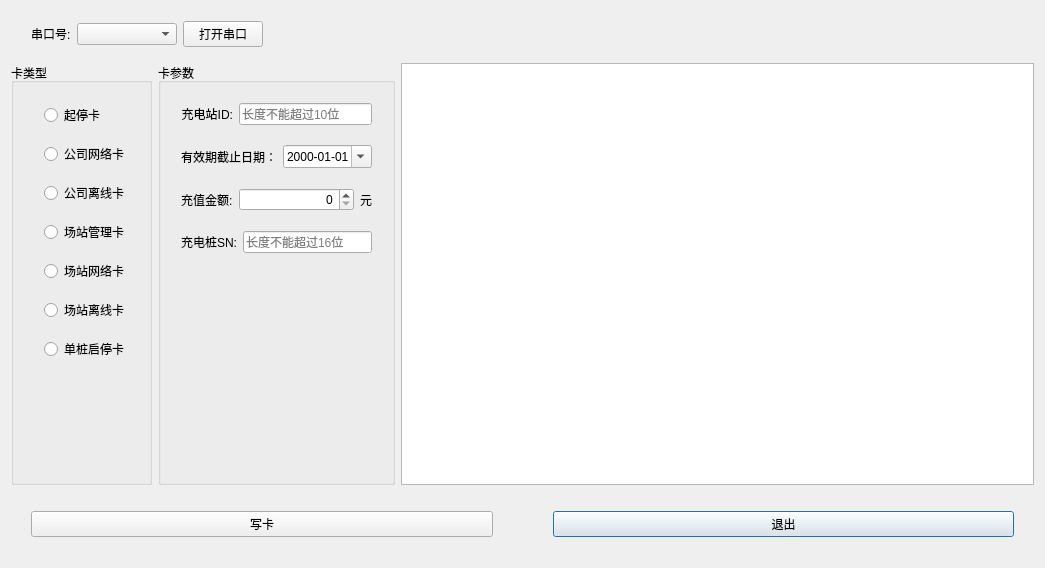
<?xml version="1.0" encoding="UTF-8"?>
<ui version="4.0">
 <class>Dialog</class>
 <widget class="QDialog" name="Dialog">
  <property name="geometry">
   <rect>
    <x>0</x>
    <y>0</y>
    <width>1045</width>
    <height>568</height>
   </rect>
  </property>
  <property name="windowTitle">
   <string>亚电新能源写卡程序-NFC_Pn532</string>
  </property>
  <layout class="QVBoxLayout" name="verticalLayout_3">
   <item>
    <layout class="QHBoxLayout" name="horizontalLayout_7" stretch="0,0,0,0,0">
     <property name="leftMargin">
      <number>20</number>
     </property>
     <property name="topMargin">
      <number>10</number>
     </property>
     <property name="bottomMargin">
      <number>10</number>
     </property>
     <item>
      <widget class="QLabel" name="label_6">
       <property name="text">
        <string>串口号:</string>
       </property>
       <property name="alignment">
        <set>Qt::AlignLeading|Qt::AlignLeft|Qt::AlignVCenter</set>
       </property>
      </widget>
     </item>
     <item>
      <widget class="QComboBox" name="comboBox">
       <property name="minimumSize">
        <size>
         <width>100</width>
         <height>0</height>
        </size>
       </property>
      </widget>
     </item>
     <item>
      <widget class="QPushButton" name="btnOpenComm">
       <property name="text">
        <string>打开串口</string>
       </property>
      </widget>
     </item>
     <item>
      <widget class="QLabel" name="label_comm_state">
       <property name="minimumSize">
        <size>
         <width>200</width>
         <height>0</height>
        </size>
       </property>
       <property name="text">
        <string/>
       </property>
      </widget>
     </item>
     <item>
      <spacer name="horizontalSpacer">
       <property name="orientation">
        <enum>Qt::Horizontal</enum>
       </property>
       <property name="sizeHint" stdset="0">
        <size>
         <width>40</width>
         <height>20</height>
        </size>
       </property>
      </spacer>
     </item>
    </layout>
   </item>
   <item>
    <layout class="QHBoxLayout" name="horizontalLayout_5" stretch="0,0,1">
     <item>
      <widget class="QGroupBox" name="groupBox">
       <property name="title">
        <string>卡类型</string>
       </property>
       <layout class="QVBoxLayout" name="verticalLayout">
        <property name="spacing">
         <number>15</number>
        </property>
        <property name="leftMargin">
         <number>30</number>
        </property>
        <property name="topMargin">
         <number>20</number>
        </property>
        <property name="rightMargin">
         <number>20</number>
        </property>
        <property name="bottomMargin">
         <number>20</number>
        </property>
        <item>
         <widget class="QRadioButton" name="radioStartStop">
          <property name="text">
           <string>起停卡</string>
          </property>
         </widget>
        </item>
        <item>
         <widget class="QRadioButton" name="radioCorpNetwork">
          <property name="text">
           <string>公司网络卡</string>
          </property>
         </widget>
        </item>
        <item>
         <widget class="QRadioButton" name="radioCorpOffline">
          <property name="text">
           <string>公司离线卡</string>
          </property>
         </widget>
        </item>
        <item>
         <widget class="QRadioButton" name="radioStationManage">
          <property name="text">
           <string>场站管理卡</string>
          </property>
         </widget>
        </item>
        <item>
         <widget class="QRadioButton" name="radioStationNetwork">
          <property name="text">
           <string>场站网络卡</string>
          </property>
         </widget>
        </item>
        <item>
         <widget class="QRadioButton" name="radioStationOffline">
          <property name="text">
           <string>场站离线卡</string>
          </property>
         </widget>
        </item>
        <item>
         <widget class="QRadioButton" name="radioSingleDevice">
          <property name="text">
           <string>单桩启停卡</string>
          </property>
         </widget>
        </item>
        <item>
         <spacer name="verticalSpacer_2">
          <property name="orientation">
           <enum>Qt::Vertical</enum>
          </property>
          <property name="sizeHint" stdset="0">
           <size>
            <width>20</width>
            <height>40</height>
           </size>
          </property>
         </spacer>
        </item>
       </layout>
      </widget>
     </item>
     <item>
      <widget class="QGroupBox" name="groupBox_2">
       <property name="title">
        <string>卡参数</string>
       </property>
       <layout class="QVBoxLayout" name="verticalLayout_2">
        <property name="spacing">
         <number>20</number>
        </property>
        <property name="leftMargin">
         <number>20</number>
        </property>
        <property name="topMargin">
         <number>20</number>
        </property>
        <property name="rightMargin">
         <number>20</number>
        </property>
        <property name="bottomMargin">
         <number>20</number>
        </property>
        <item>
         <layout class="QHBoxLayout" name="horizontalLayout" stretch="0,1">
          <item>
           <widget class="QLabel" name="label">
            <property name="text">
             <string>充电站ID:</string>
            </property>
            <property name="alignment">
             <set>Qt::AlignRight|Qt::AlignTrailing|Qt::AlignVCenter</set>
            </property>
           </widget>
          </item>
          <item>
           <widget class="QLineEdit" name="lineEditStationID">
            <property name="maxLength">
             <number>10</number>
            </property>
            <property name="placeholderText">
             <string>长度不能超过10位</string>
            </property>
           </widget>
          </item>
         </layout>
        </item>
        <item>
         <layout class="QHBoxLayout" name="horizontalLayout_2" stretch="0,1">
          <item>
           <widget class="QLabel" name="label_2">
            <property name="text">
             <string>有效期截止日期：</string>
            </property>
           </widget>
          </item>
          <item>
           <widget class="QDateEdit" name="dateEditStopDate">
            <property name="currentSection">
             <enum>QDateTimeEdit::YearSection</enum>
            </property>
            <property name="displayFormat">
             <string>yyyy-MM-dd</string>
            </property>
            <property name="calendarPopup">
             <bool>true</bool>
            </property>
           </widget>
          </item>
         </layout>
        </item>
        <item>
         <layout class="QHBoxLayout" name="horizontalLayout_3" stretch="0,1,0">
          <item>
           <widget class="QLabel" name="label_3">
            <property name="text">
             <string>充值金额:</string>
            </property>
           </widget>
          </item>
          <item>
           <widget class="QSpinBox" name="spinBoxMoney">
            <property name="alignment">
             <set>Qt::AlignRight|Qt::AlignTrailing|Qt::AlignVCenter</set>
            </property>
            <property name="maximum">
             <number>999999</number>
            </property>
           </widget>
          </item>
          <item>
           <widget class="QLabel" name="label_4">
            <property name="text">
             <string>元</string>
            </property>
           </widget>
          </item>
         </layout>
        </item>
        <item>
         <layout class="QHBoxLayout" name="horizontalLayout_4" stretch="0,1">
          <item>
           <widget class="QLabel" name="label_5">
            <property name="text">
             <string>充电桩SN:</string>
            </property>
           </widget>
          </item>
          <item>
           <widget class="QLineEdit" name="lineEditDeviceSN">
            <property name="maxLength">
             <number>16</number>
            </property>
            <property name="placeholderText">
             <string>长度不能超过16位</string>
            </property>
           </widget>
          </item>
         </layout>
        </item>
        <item>
         <spacer name="verticalSpacer">
          <property name="orientation">
           <enum>Qt::Vertical</enum>
          </property>
          <property name="sizeHint" stdset="0">
           <size>
            <width>20</width>
            <height>40</height>
           </size>
          </property>
         </spacer>
        </item>
       </layout>
      </widget>
     </item>
     <item>
      <widget class="QTableView" name="tableView"/>
     </item>
    </layout>
   </item>
   <item>
    <layout class="QHBoxLayout" name="horizontalLayout_6">
     <property name="spacing">
      <number>60</number>
     </property>
     <property name="sizeConstraint">
      <enum>QLayout::SetDefaultConstraint</enum>
     </property>
     <property name="leftMargin">
      <number>20</number>
     </property>
     <property name="topMargin">
      <number>20</number>
     </property>
     <property name="rightMargin">
      <number>20</number>
     </property>
     <property name="bottomMargin">
      <number>20</number>
     </property>
     <item>
      <widget class="QPushButton" name="btnWrite">
       <property name="text">
        <string>写卡</string>
       </property>
      </widget>
     </item>
     <item>
      <widget class="QPushButton" name="btnClose">
       <property name="text">
        <string>退出</string>
       </property>
       <property name="default">
        <bool>true</bool>
       </property>
      </widget>
     </item>
    </layout>
   </item>
  </layout>
 </widget>
 <layoutdefault spacing="6" margin="11"/>
 <resources/>
 <connections/>
</ui>
